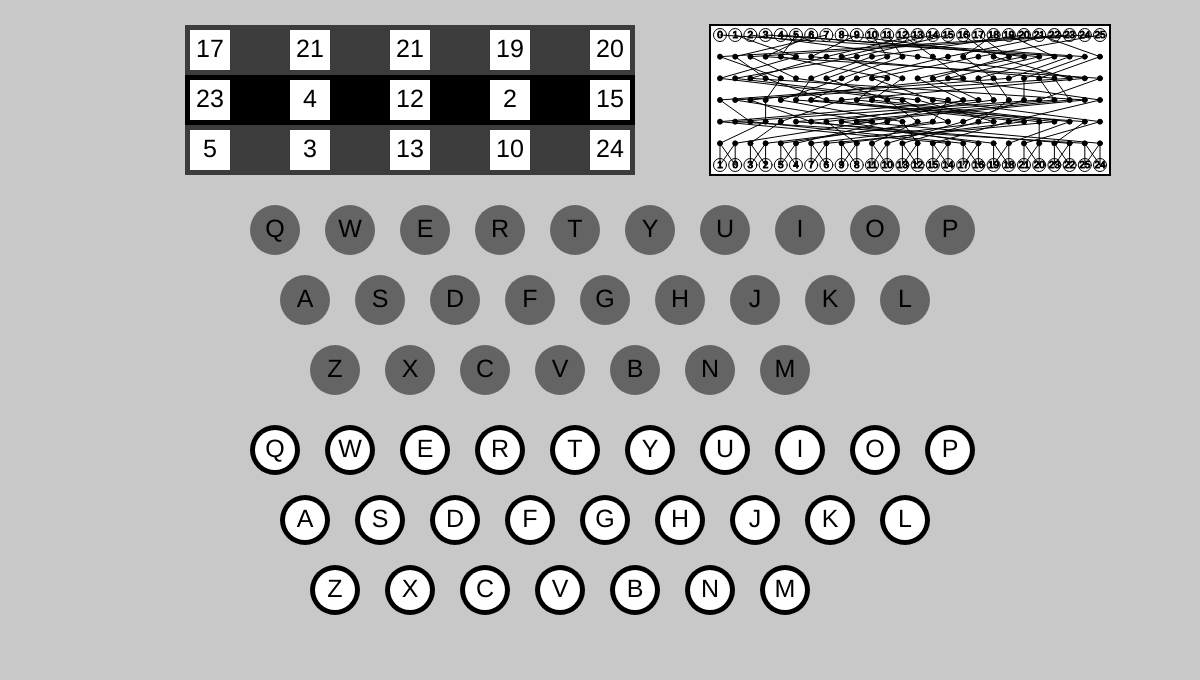
Frame 1 (no input)
Frame 60 (no input): identical to frame 1, image omitted
Frame 120 (the mouse pressed at the canvas centre since frame 60): identical to frame 1, image omitted

The p5.js sketch that drew this single still picture (run headless with seeded random() and noise() and a simulated clock; from frame 60 on, the mouse is pressed at the canvas centre):

// p5.js sketch
// ── sketch.js
let keys = [];
let active_key;
let output_key;
let machine;

class Engima
{
  constructor()
  {
    this.A = [[23, 5, 13, 24, 21, 4, 3, 1, 20, 6, 11, 12, 14, 7, 8, 9, 18, 19, 16, 22, 10, 25, 15, 0, 2, 17], 
        [4, 3, 5, 25, 11, 0, 22, 2, 12, 1, 6, 7, 8, 24, 16, 9, 18, 10, 23, 14, 13, 15, 17, 19, 20, 21], 
        [12, 13, 24, 7, 3, 15, 5, 11, 4, 6, 14, 9, 10, 16, 17, 25, 2, 18, 19, 0, 20, 22, 23, 1, 8, 21],
        [2, 10, 6, 3, 12, 24, 20, 21, 4, 22, 23, 13, 15, 18, 25, 14, 11, 0, 7, 17, 16, 1, 5, 8, 9, 19],
        [15, 24, 16, 0, 2, 23, 18, 9, 17, 25, 1, 5, 13, 10, 4, 3, 11, 12, 6, 14, 8, 21, 7, 19, 22, 20]];
    this.C = [1, 0, 3, 2, 5, 4, 7, 6, 9, 8, 11, 10, 13, 12, 15, 14, 17, 16, 19, 18, 21, 20, 23, 22, 25, 24];
    this.rule = ['a', 'b', 'c', 'd', 'e', 'f', 'g', 'h', 'i', 'j', 'k', 'l', 'm', 'n', 'o', 'p', 'q', 'r', 's', 't', 'u', 'v', 'w', 'x', 'y', 'z'];
  }

  getTrans(value)
  {
    for(let i = 0;i < this.rule.length;i ++)
    {
      if(this.rule[i] == value)
        return i;
    }
  }

  forwardTrans(value)
  {
    for(let i = 0;i < this.A.length;i ++)
      value = this.A[i][value];
    return value;
  }

  backwardTrans(value)
  {
    for(let i = this.A.length - 1;i >= 0;i --)
    {
      for(let j = 0;j < this.A[i].length;j ++)
      {
        if(this.A[i][j] == value)
        {
          value = j;
          break;
        }
      }
    }
    return value;
  }

  updateShaft(value, shaft)
  {
    let temp = new Array(shaft.length).fill(0);
    for(let i = 0;i < shaft.length;i ++)
      temp[(i + value) % shaft.length] = shaft[i];
    return temp;
  }

  crunch(input)
  {
    let initPos = this.getTrans(input);
		let temp = this.forwardTrans(initPos);
		temp = this.C[temp];
		let finalPos = this.backwardTrans(temp);
    for(let i = 0;i < this.A.length;i ++)
      this.A[i] = this.updateShaft(min(initPos, finalPos) + i, this.A[i]);
    return this.rule[finalPos];
  }

  draw()
  {
    let sx = 210;
    let sy = 100;
    let dx = 100;

    stroke(0);
    strokeWeight(0);
    fill(60);
    rect(sx - 25, sy - 75, (this.A.length - 1) * dx + 50, 150);
    fill(0);
    rect(sx - 25, sy - 25, (this.A.length - 1) * dx + 50, 50);

    for(let i = 0;i < this.A.length;i ++)
    {
      this.drawNum(this.A[i][25], sx + i * dx, sy - 50);
      this.drawNum(this.A[i][0], sx + i * dx, sy);
      this.drawNum(this.A[i][1], sx + i * dx, sy + 50);
    }

    this.drawConnections();
  }

  drawNum(val, x, y)
  {
    stroke(0);
    strokeWeight(0);
    fill(255);
    rect(x - 20, y - 20, 40, 40);
    fill(0);
    textSize(25);
    textAlign(CENTER, CENTER);
    text(val, x, y);
  }

  drawConnections()
  {
    let sx = 710;
    let sy = 25;
    let sw = 400;
    let sh = 150;
    let bxl = sx + 10;
    let bxr = sx + sw - 10;
    let byl = sy + 10;
    let byr = sy + sh - 10;
    stroke(0);
    strokeWeight(2);
    noFill();
    rect(sx, sy, sw, sh);
    fill(255);
    rect(sx, sy, sw, sh);

    stroke(0);
    strokeWeight(1);
    fill(0);
    textSize(10);
    textAlign(CENTER, CENTER);
    for(let i = 0;i < 26;i ++)
    {
      let ax = map(i, 0, 25, bxl, bxr);
      let ay =  map(-1, -1, this.A.length, byl, byr);
      fill(255);
      circle(ax, ay, 13);
      fill(0);
      text(i, ax, ay);
    }
    for(let i = 0;i < this.A.length;i ++)
    {
      for(let j = 0;j < 26;j ++)
      {
        let ax = map(j, 0, 25, bxl, bxr);
        let ay = map((i - 1), -1, this.A.length, byl, byr);
        let bx = map(this.A[i][j], 0, 25, bxl, bxr);
        let by = map(i, -1, this.A.length, byl, byr);
        line(ax, ay, bx, by);
        circle(bx, by, 5);
      }
    }
    for(let i = 0;i < 26;i ++)
    {
      let ax = map(i, 0, 25, bxl, bxr);
      let ay =  map(this.A.length, -1, this.A.length, byl, byr);
      fill(255);
      circle(ax, ay, 13);
      fill(0);
      text(this.C[i], ax, ay);
      let bx = map(this.C[i], 0, 25, bxl, bxr);
      let by = map(this.A.length - 1, -1, this.A.length, byl, byr);
      let cx = map(i, 0, 25, bxl, bxr);
      let cy = map(this.A.length - 1, -1, this.A.length, byl, byr);
      line(ax, ay, bx, by);
      line(ax, ay, cx, cy);
    }
  }
}

function setup()
{
  createCanvas(1200, 680);
  setKeys();
  machine = new Engima();
}

function draw()
{
  background(200);
  drawInputKeys();
  drawOutputKeys();
  machine.draw();
}

function setKeys()
{
  let keydx = 75;
  let keydy = 70;
  let keynx = 30;
  let keysx = 275;
  let keysy = 450;
  keys.push({"value": "q", "code": 81, "x": keysx + (0 * keynx) + (0 * keydx), "y": keysy + 0 * keydy});
  keys.push({"value": "w", "code": 87, "x": keysx + (0 * keynx) + (1 * keydx), "y": keysy + 0 * keydy});
  keys.push({"value": "e", "code": 69, "x": keysx + (0 * keynx) + (2 * keydx), "y": keysy + 0 * keydy});
  keys.push({"value": "r", "code": 82, "x": keysx + (0 * keynx) + (3 * keydx), "y": keysy + 0 * keydy});
  keys.push({"value": "t", "code": 84, "x": keysx + (0 * keynx) + (4 * keydx), "y": keysy + 0 * keydy});
  keys.push({"value": "y", "code": 89, "x": keysx + (0 * keynx) + (5 * keydx), "y": keysy + 0 * keydy});
  keys.push({"value": "u", "code": 85, "x": keysx + (0 * keynx) + (6 * keydx), "y": keysy + 0 * keydy});
  keys.push({"value": "i", "code": 73, "x": keysx + (0 * keynx) + (7 * keydx), "y": keysy + 0 * keydy});
  keys.push({"value": "o", "code": 79, "x": keysx + (0 * keynx) + (8 * keydx), "y": keysy + 0 * keydy});
  keys.push({"value": "p", "code": 80, "x": keysx + (0 * keynx) + (9 * keydx), "y": keysy + 0 * keydy});

  keys.push({"value": "a", "code": 65, "x": keysx + (1 * keynx) + (0 * keydx), "y": keysy + 1 * keydy});
  keys.push({"value": "s", "code": 83, "x": keysx + (1 * keynx) + (1 * keydx), "y": keysy + 1 * keydy});
  keys.push({"value": "d", "code": 68, "x": keysx + (1 * keynx) + (2 * keydx), "y": keysy + 1 * keydy});
  keys.push({"value": "f", "code": 70, "x": keysx + (1 * keynx) + (3 * keydx), "y": keysy + 1 * keydy});
  keys.push({"value": "g", "code": 71, "x": keysx + (1 * keynx) + (4 * keydx), "y": keysy + 1 * keydy});
  keys.push({"value": "h", "code": 72, "x": keysx + (1 * keynx) + (5 * keydx), "y": keysy + 1 * keydy});
  keys.push({"value": "j", "code": 74, "x": keysx + (1 * keynx) + (6 * keydx), "y": keysy + 1 * keydy});
  keys.push({"value": "k", "code": 75, "x": keysx + (1 * keynx) + (7 * keydx), "y": keysy + 1 * keydy});
  keys.push({"value": "l", "code": 76, "x": keysx + (1 * keynx) + (8 * keydx), "y": keysy + 1 * keydy});
  
  keys.push({"value": "z", "code": 90, "x": keysx + (2 * keynx) + (0 * keydx), "y": keysy + 2 * keydy});
  keys.push({"value": "x", "code": 88, "x": keysx + (2 * keynx) + (1 * keydx), "y": keysy + 2 * keydy});
  keys.push({"value": "c", "code": 67, "x": keysx + (2 * keynx) + (2 * keydx), "y": keysy + 2 * keydy});
  keys.push({"value": "v", "code": 86, "x": keysx + (2 * keynx) + (3 * keydx), "y": keysy + 2 * keydy});
  keys.push({"value": "b", "code": 66, "x": keysx + (2 * keynx) + (4 * keydx), "y": keysy + 2 * keydy});
  keys.push({"value": "n", "code": 78, "x": keysx + (2 * keynx) + (5 * keydx), "y": keysy + 2 * keydy});
  keys.push({"value": "m", "code": 77, "x": keysx + (2 * keynx) + (6 * keydx), "y": keysy + 2 * keydy});
}

function drawInputKeys()
{
  for(let i = 0;i < keys.length;i ++)
  {
    stroke(0);
    strokeWeight(0);
    fill(0);
    circle(keys[i]["x"], keys[i]["y"], 50);
    if(active_key == keys[i]["value"])
      fill(100);
    else
      fill(255);
    circle(keys[i]["x"], keys[i]["y"], 40);
    fill(0);
    textSize(25);
    textAlign(CENTER, CENTER);
    text(keys[i]["value"].toUpperCase(), keys[i]["x"], keys[i]["y"]);
  }
}

function drawOutputKeys()
{
  let dver = 220;
  for(let i = 0;i < keys.length;i ++)
  {
    stroke(0);
    strokeWeight(0);
    if(output_key == keys[i]["value"])
      fill(221, 255, 71);
    else
      fill(100);
    circle(keys[i]["x"], keys[i]["y"] - dver, 50);
    fill(0);
    textSize(25);
    textAlign(CENTER, CENTER);
    text(keys[i]["value"].toUpperCase(), keys[i]["x"], keys[i]["y"] - dver);
  }
}

function keyPressed()
{
  if(!active_key)
  {
    for(let i = 0;i < keys.length;i ++)
    {
      if(keyIsDown(keys[i]["code"]))
      {
        active_key = keys[i]["value"];
        output_key = machine.crunch(active_key);
        break;
      }
    }
  }
}

function keyReleased()
{
  if(!keyIsDown(active_key))
  {
    active_key = "";
    output_key = "";
  }
}
